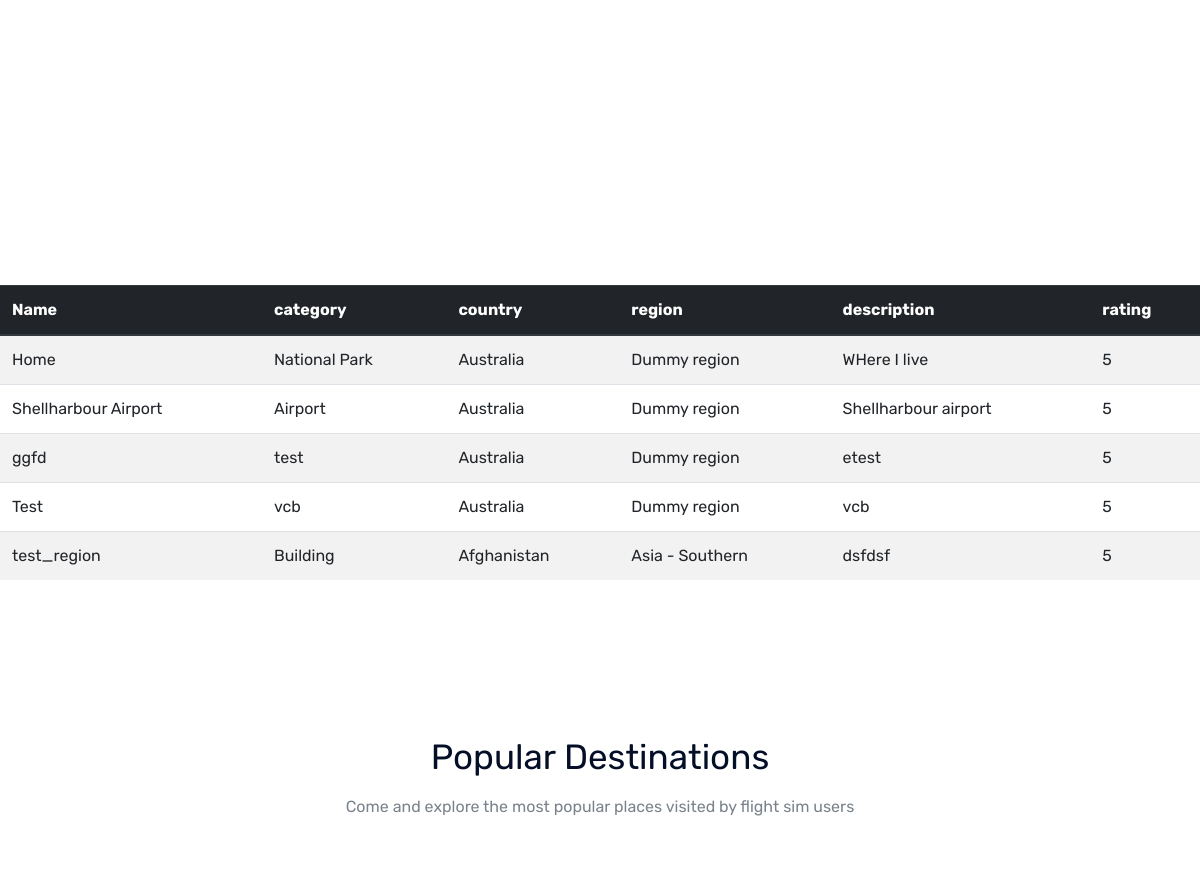
Page /home (middle part) on the earlier database version.
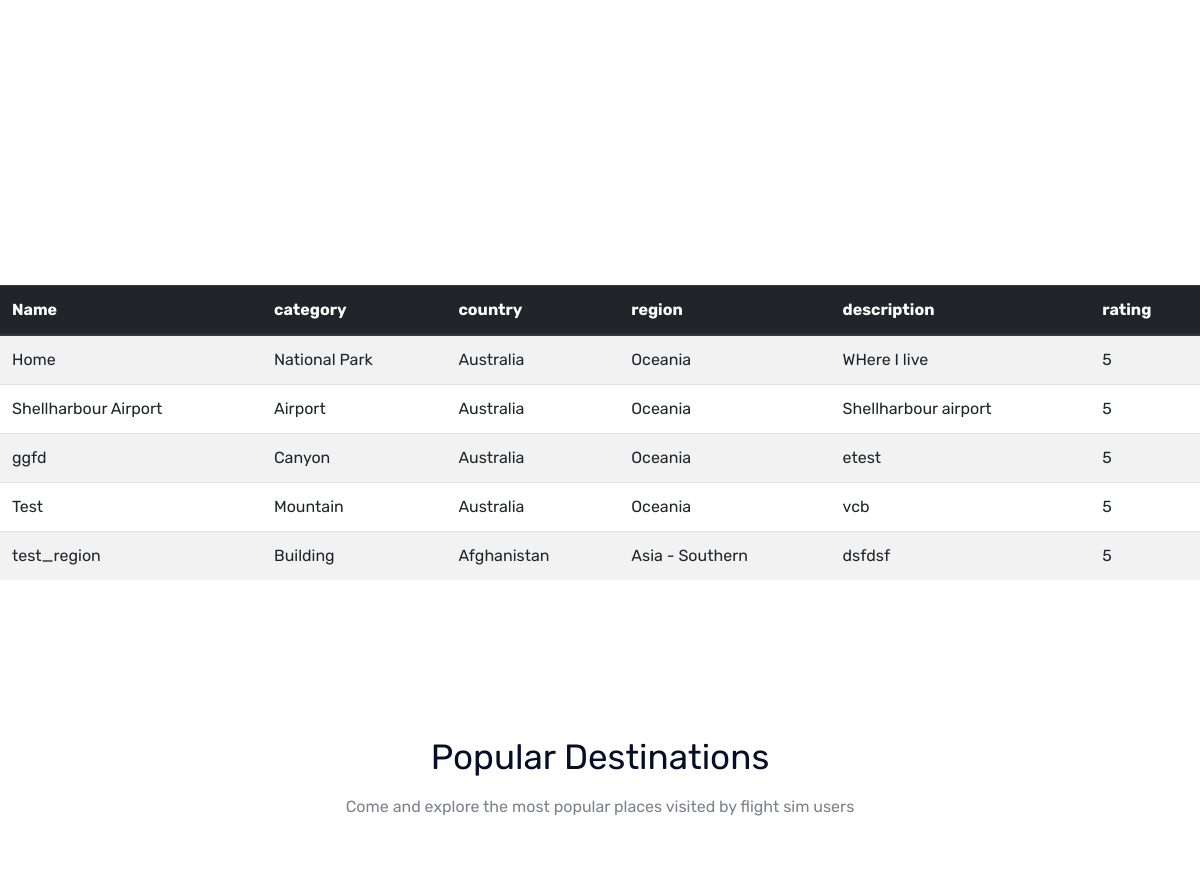
Same page on the later database version.
### flightsimdiscovery/models.py (models this page shows)
class Pois(db.Model):
    id = db.Column(db.Integer, primary_key=True)
    name = db.Column(db.String(50), unique=True, nullable=False)
    latitude = db.Column(db.FLOAT, unique=False, nullable=False)
    longitude = db.Column(db.FLOAT, unique=False, nullable=False)
    region = db.Column(db.String(20), unique=False, nullable=False)
    country = db.Column(db.String(60), unique=False, nullable=False)
    category = db.Column(db.String(20), unique=False, nullable=False)
    description = db.Column(db.Text, nullable=True)
    nearest_icao_code = db.Column(db.String(4), nullable=True)
    rating = db.Column(db.Integer, nullable=True)
    date_posted = db.Column(db.DateTime, nullable=False, default=datetime.utcnow)
    def __repr__(self):
        return f"Pois('{self.name}', '{self.country}', '{self.category}', '{self.rating}')"

### flightsimdiscovery/routes.py (the view, shortened to what this page needs)
@app.route("/", methods=['GET', 'POST'])
@app.route("/index", methods=['GET', 'POST'])
@app.route("/home", methods=['GET', 'POST'])
def home():
    map_data = []
    pois = Pois.query.all()
    for poi in pois:
        print('Poi', poi)
        data_dic = {}
        data_dic['name'] = poi.name
        data_dic['category'] = poi.category
        data_dic['country'] = poi.country
        data_dic['region'] = poi.region
        data_dic['description'] = poi.description
        data_dic['rating'] = poi.rating
        data_dic['icon'] = '/static/img/marker/map-mark.png'
        data_dic['lat'] = poi.latitude
        data_dic['lng'] = poi.longitude
        map_data.append(data_dic)
    print(map_data, file=sys.stdout)
    return render_template("home.html", _anchor="where_togo_area", pois=map_data, categories=get_category_list(), regions=get_region_list(), countries=get_country_list())

### utilities.py (called while the page is built)
def get_country_list():
    countryList = []
    for region in countries_by_region:
        regions_countries = countries_by_region[region]
        countryList.extend(regions_countries)
    return sorted(countryList)

def get_region_list():
    region_list = countries_by_region.keys()
    return sorted(region_list)

def get_category_list():
    return categoryList

### flightsimdiscovery/templates/home.html (shortened to what this page needs)
{% extends "base.html" %}
{% block content %}
    <div id="google_map" class="google_map_area">
      <div class="">
        <div class="d-sm-block pb-4">
          <div
            id="map"
            style="
              width: 100%;
              height: 1020px;
              position: relative;
              overflow: hidden;
            "
          ></div>
        </div>
      </div>
    </div>
    <br>
    <div class="db_table_area">
        <table class="table table-striped ">
          <thead class="thead-dark">
            <tr>
              <th scope="col">Name</th>
              <th scope="col">category</th>
              <th scope="col">country</th>
              <th scope="col">region</th>
              <th scope="col">description</th>
              <th scope="col">rating</th>
            </tr>
          </thead>
          <tbody>
            {% for poi in pois %}
            <tr>
              <td>{{poi.name}}</td>
              <td>{{poi.category}}</td>
              <td>{{poi.country}}</td>
              <td>{{poi.region}}</td>
              <td>{{poi.description}}</td>
              <td>{{poi.rating}}</td>
            </tr>
            {% endfor %}
          </tbody>
        </table>
    </div>
    <div class="popular_destination_area">
      <div class="container">
        <div class="row justify-content-center">
          <div class="col-lg-6">
            <div class="section_title text-center mb_70">
              <h3>Popular Destinations</h3>
              <p>
                Come and explore the most popular places visited by flight sim
                users
              </p>
            </div>
          </div>
        </div>
      </div>
    </div>
{% endblock content %}

### flightsimdiscovery/templates/base.html (shortened to what this page needs)
<!DOCTYPE html>
<html class="no-js" lang="zxx">
  <head>
    <link rel="stylesheet" href="{{ url_for('static', filename='/css/bootstrap.min.css') }}">
    <link rel="stylesheet" href="{{ url_for('static', filename='/css/owl.carousel.min.css') }}">
    <link rel="stylesheet" href="{{ url_for('static', filename='/css/magnific-popup.css') }}">
    <link rel="stylesheet" href="{{ url_for('static', filename='/css/themify-icons.css') }}">
    <link rel="stylesheet" href="{{ url_for('static', filename='/css/nice-select.css') }}">
    <link rel="stylesheet" href="{{ url_for('static', filename='/css/flaticon.css') }}">
    <link rel="stylesheet" href="{{ url_for('static', filename='/css/gijgo.css') }}">
    <link rel="stylesheet" href="{{ url_for('static', filename='/css/animate.css') }}">
    <link rel="stylesheet" href="{{ url_for('static', filename='/css/slick.css') }}">
    <link rel="stylesheet" href="{{ url_for('static', filename='/css/slicknav.css') }}">
    <link
      rel="stylesheet"
      href="https://ajax.googleapis.com/ajax/libs/jqueryui/1.11.2/themes/smoothness/jquery-ui.css"
    />
    <link rel="stylesheet" href="{{ url_for('static', filename='/css/style.css') }}">
  </head>
  <body>
    {% block content %}{% endblock %}
  </body>
</html>

Differences in the rows shown:
changed Pois "Home": region "Dummy region" → "Oceania"
changed Pois "Shellharbour Airport": region "Dummy region" → "Oceania"
changed Pois "ggfd": category "test" → "Canyon"; region "Dummy region" → "Oceania"
changed Pois "Test": category "vcb" → "Mountain"; region "Dummy region" → "Oceania"
